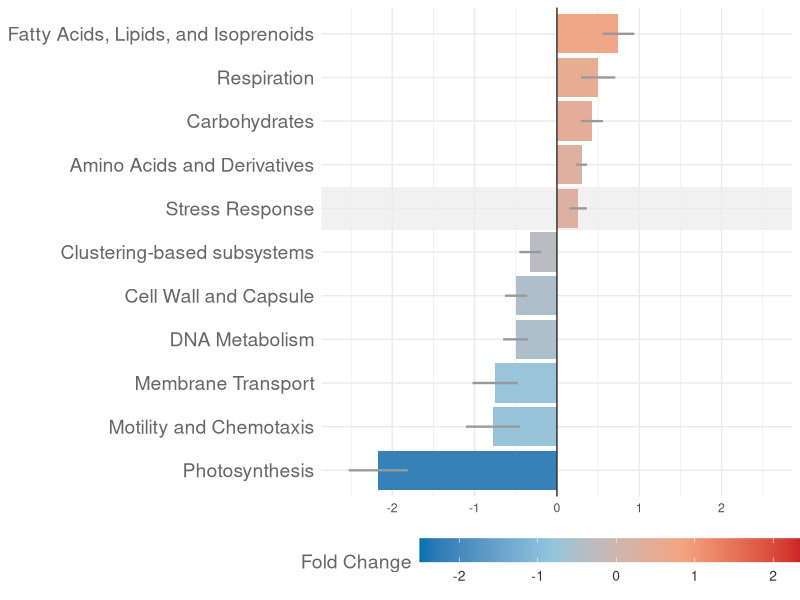
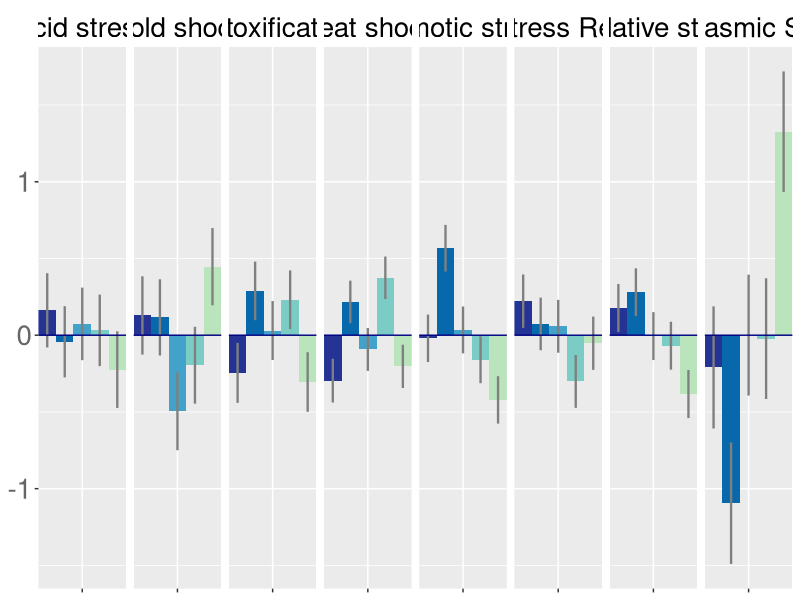
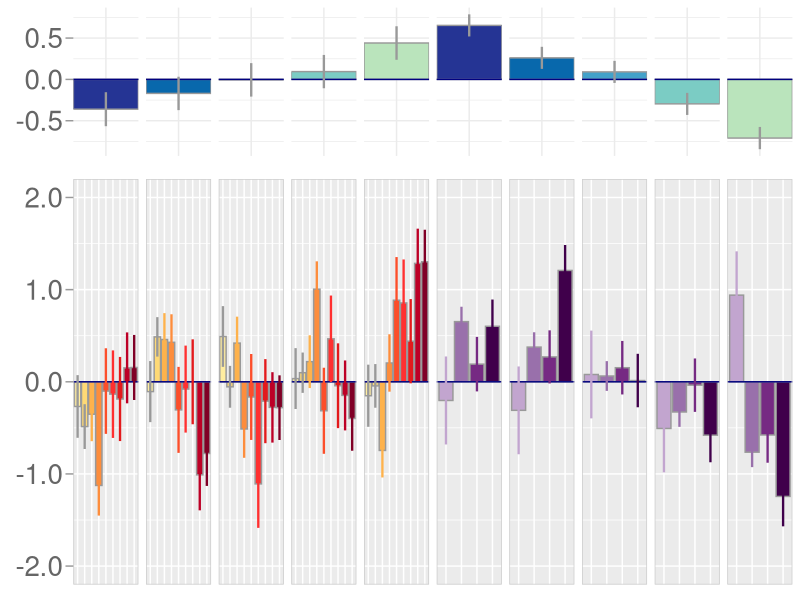

Write R code to recreate these figures, in order.
# Stevick et al 2020 Oyster Gut Microbiome Function in an Estuary
# High level functional groups from SAMSA, North compared to South
# Stress response, phosphorus, and nitrogen gene expression at each site compared to the mean of all the others
# Figures 5 and 6
# updated 4/16/2020 for resubmission

# Metaranscriptomic functional data at pathway levels
# Subset for stress ressponse, nitrogen and phosphorus metabolism


library("ggplot2")
library("dplyr")
library("tidyr")
library("readxl")



########################################################
# LEVEL 1 ANALYSIS - North compared to South
###########################################################


# level 1
data1<-read_xlsx("Function/Subsystems_DESeq_results_NvsS.xlsx", sheet="Subsystems_level-1_DESeq_result")
# level hierarchy
hierarchy<-read_xlsx("Function/Subsystems_DESeq_results_NvsS.xlsx", sheet="hierarchykey")


# add in some stars
data1$signif<-ifelse(data1$padj <=0.01, "**", 
                     ifelse(data1$padj <=0.05, "*",
                            ifelse("ns")))
data1sig<-filter(data1, padj<=0.05)
data1sig$type<-"level1"

# order from downreg to upreg
data1sigo<-data1sig[order(data1sig$log2FoldChange),]
order<-data1sigo$Level1


########################################################
# FIGURE 5A ---------------------------------------------

ggplot(data1sig, aes(Level1, log2FoldChange,fill=log2FoldChange))+
  geom_rect(data=NULL,aes(xmin=6.5,xmax=7.5,ymin=-Inf,ymax=Inf),
            fill="grey92", alpha=0.1)+ #grey92 is the ggplot default background!!
  scale_y_continuous(limits=c(-2.6,2.6))+
  scale_x_discrete(limits=order)+
  geom_col()+theme_minimal()+labs(x=NULL, y=NULL, fill="Fold Change")+
  theme(axis.text.y = element_text(size=14, color="grey40"), legend.position = "bottom",
        legend.text = element_text(size=10, color="grey20"), legend.key.width = unit(2, "cm"),
        legend.title = element_text(size=14, color="grey40"))+
  scale_fill_gradientn(limits=c(-2.5,2.5),colours=c("#0571b0","#92c5de","#f4a582","#ca0020"))+
  geom_errorbar(aes(ymin=log2FoldChange-lfcSE, ymax=log2FoldChange+lfcSE), 
                size=0.8,width = 0, color="grey60") +
  geom_hline(yintercept=0, color="grey20")+coord_flip()





###########################################################
# STRESS RESPONSE LEVEL 2 - compared to mean
###########################################################

data<-read_excel("Function/DESeq_subsys_results_level2_summary.xlsx", sheet="selected")
datasig<-filter(data, Group=="Key")
datasigg<-gather(datasig, foldchange, foldvalue, "pvd_log2FoldChange","gb_log2FoldChange","bis_log2FoldChange",
                 "nar_log2FoldChange","nin_log2FoldChange")
datasiggp<-gather(datasig, padj, padjvalue, "pvd_padj","gb_padj","bis_padj","nar_padj","nin_padj")
datasigg$padj<-datasiggp$padj
datasigg$padjvalue<-datasiggp$padjvalue

datasigg$foldchange = factor(datasigg$foldchange, 
                             levels = c("pvd_log2FoldChange","gb_log2FoldChange","bis_log2FoldChange","nar_log2FoldChange","nin_log2FoldChange"))
datasigg$padjvalue<-as.numeric(datasigg$padjvalue)
datasigg$signif<-ifelse(datasigg$padjvalue <=0.01, "**", 
                        ifelse(datasigg$padjvalue <=0.05, "*",
                               ifelse("ns")))
datasiggpe<-gather(datasig, folderror, errorvalue, "pvd_lfcSE","gb_lfcSE","bis_lfcSE","nar_lfcSE","nin_lfcSE")
datasigg$folderror<-datasiggpe$datasiggpe
datasigg$errorvalue<-datasiggpe$errorvalue

datasigg$foldstar<-0
datasigg$foldstar[datasigg$foldvalue < 0] <- -0.1-datasigg$errorvalue
datasigg$foldstar[datasigg$foldvalue > 0] <- 0.05+datasigg$errorvalue


########################################################
## FIGURE 5B ----------------------------------
#2400x500
ggplot(datasigg, aes(Subsystem, foldvalue,fill=foldchange))+

  geom_col(position = "dodge")+
  geom_errorbar(aes(ymin=foldvalue-errorvalue, ymax=foldvalue+errorvalue), 
                size=0.8,position = position_dodge(width=0.9), width = 0, color="grey50")+
  labs(x=NULL, y=NULL)+scale_x_discrete(expand=c(0,0))+
  facet_grid(.~Subsystem, scales="free",space="free")+
  theme(axis.text.y = element_text(size=20, color="grey40"), 
        axis.text.x = element_blank(),strip.background = element_rect(fill="white", color="white"),
        strip.text = element_text(size=20, color="black"),
        legend.position = "none")+
  geom_hline(yintercept=0, color="navy")+
  scale_fill_manual(values=c("#253494","#0868ac","#43a2ca","#7bccc4","#bae4bc"))






#######################################################
# NUTRIENT METABOLISM LEVEL 3 - compared to mean
########################################################

data<-read_excel("Function/DESeq_subsys_results_level3_summary.xlsx")
datasigg<-gather(data, foldchange, foldvalue, "pvd_log2FoldChange","gb_log2FoldChange","bis_log2FoldChange",
                 "nar_log2FoldChange","nin_log2FoldChange")
datap<-gather(data, padj, padjvalue, "pvd_padj","gb_padj","bis_padj","nar_padj","nin_padj")
datasigg$padjvalue<-datap$padjvalue
datasigg$Level3<-datasigg$Subsystem

datasigg$padjvalue<-as.numeric(datasigg$padjvalue)
datasigg$signif<-ifelse(datasigg$padjvalue <=0.01, "**",
                              ifelse(datasigg$padjvalue <=0.05, "*",ifelse("ns")))

datasigg$foldchange = factor(datasigg$foldchange, 
                            levels = c("pvd_log2FoldChange","gb_log2FoldChange","bis_log2FoldChange","nar_log2FoldChange","nin_log2FoldChange"))

data3gpfpe<-gather(data, folderror, errorvalue, "pvd_lfcSE","gb_lfcSE","bis_lfcSE","nar_lfcSE","nin_lfcSE")
datasigg$folderror<-data3gpfpe$folderror
datasigg$errorvalue<-data3gpfpe$errorvalue



# level hierarchy
hierarchy<-read_excel("Function/Subsystems_DESeq_results_NvsS.xlsx", sheet="hierarchykey")
# add in hierarchy
hierarhcysimp3<-hierarchy
hierarhcysimp3$Level4<-NULL
hierarhcysimp3<-unique(hierarhcysimp3)
data3gpf<-full_join(datasigg, unique(hierarhcysimp3), by=c("Level3"))

data3gpfselect<-filter(data3gpf, 
                       Level1=="Phosphorus Metabolism" | Level1=="Nitrogen Metabolism")
data3gpfselect$Level3o<-factor(data3gpfselect$Level3, 
                           levels=c("Nitric_oxide_synthase",
                                    "Allantoin_Utilization",
                                    "Amidase_clustered_with_urea_and_nitrile_hydratase_functions",
                                    "Denitrification",
                                    "Dissimilatory_nitrite_reductase",
                                    "Putative_diaminopropionate_ammonia-lyase_cluster",
                                    "Nitrosative_stress",
                                    "Cyanate_hydrolysis",
                                    "Ammonia_assimilation",
                                    "Nitrate_and_nitrite_ammonification",
                                    "Alkylphosphonate_utilization",
                                    "Phosphate_metabolism",
                                    "Phosphoenolpyruvate_phosphomutase",
                                    "Phosphonate_metabolism"))


data3gpfselect$foldstar<-0
data3gpfselect$foldstar[data3gpfselect$foldvalue < 0] <- -0.1-data3gpfselect$errorvalue
data3gpfselect$foldstar[data3gpfselect$foldvalue > 0] <- 0.05+data3gpfselect$errorvalue





########################################################
## FIGURE 6 bottom ----------------------------------

sub<-
  ggplot(data3gpfselect, aes(Level3o, foldvalue))+theme_grey()+
  facet_grid(~Level1+foldchange, scales="free")+
  geom_col(aes(fill=Level3o),color="grey60", position = "dodge")+
  scale_fill_manual(values=c("#ffeda0","#fed976",
                             "#feb24c","#fd8d3c","#fc4e2a","firebrick1",
                             "#e31a1c","#bd0026","#800026",
                             "#c2a5cf","#9970ab","#762a83","#40004b"))+
  scale_color_manual(values=c("grey60","grey60",
                             "#feb24c","#fd8d3c","#fc4e2a","firebrick1",
                             "#e31a1c","#bd0026","#800026",
                             "#c2a5cf","#9970ab","#762a83","#40004b"))+
  geom_hline(yintercept=0, color="navy")+labs(x=NULL, y=NULL)+
  scale_y_continuous(limits=c(-2,2),labels = scales::number_format(accuracy=.1))+
  theme(axis.text.y = element_text(size=20, color="grey40"), 
        legend.position = "none",
        strip.background = element_blank(), strip.text = element_blank(),
        axis.text.x = element_blank(),
        panel.border = element_rect(color="grey80", fill=NA),
        axis.ticks.length = unit(0.2, "cm"), 
        axis.ticks.y = element_line(color="grey60"),
        axis.ticks.x = element_blank())+
  geom_errorbar(aes(ymin=foldvalue-errorvalue, ymax=foldvalue+errorvalue, color=Level3o), 
                size=0.8,position = position_dodge(width=0.9), width = 0)




#################################################
# Nitrogen and Phosphorous only level 2 ---------------------------------
#################################################

# level 2
data<-read_excel("Function/DESeq_subsys_results_level2_summary.xlsx", sheet=1)

datasigg<-gather(data, foldchange, foldvalue, "pvd_log2FoldChange","gb_log2FoldChange","bis_log2FoldChange",
                 "nar_log2FoldChange","nin_log2FoldChange")
datasiggp<-gather(data, padj, padjvalue, "pvd_padj","gb_padj","bis_padj","nar_padj","nin_padj")
datasigg$padjvalue<-datasiggp$padjvalue

datasigg$foldchange = factor(datasigg$foldchange, 
                             levels = c("pvd_log2FoldChange","gb_log2FoldChange","bis_log2FoldChange","nar_log2FoldChange","nin_log2FoldChange"))
datasigg$padjvalue<-as.numeric(datasigg$padjvalue)
datasigg$signif<-ifelse(datasigg$padjvalue <=0.01, "**", 
                        ifelse(datasigg$padjvalue <=0.05, "*",
                               ifelse("ns")))


data3gpfpe<-gather(data, folderror, errorvalue, "pvd_lfcSE","gb_lfcSE","bis_lfcSE","nar_lfcSE","nin_lfcSE")
datasigg$folderror<-data3gpfpe$folderror
datasigg$errorvalue<-data3gpfpe$errorvalue



datasiggselect<-filter(datasigg, 
                       Subsystem=="Phosphorus Metabolism" | Subsystem=="Nitrogen Metabolism")

########################################################
## FIGURE 6 top ----------------------------------
nitphos<- ggplot(datasiggselect, aes(Subsystem, foldvalue,fill=foldchange))+
  geom_col(color="grey60", position = "dodge")+
  scale_x_discrete(expand=c(0,0))+theme_minimal()+
  scale_y_continuous(labels = scales::number_format(accuracy=.1))+
  labs(x=NULL, y=NULL)+facet_grid(.~Subsystem+foldchange, scales="free",space="free")+
  theme(axis.text.y = element_text(size=20, color="grey40"), 
        axis.text.x = element_blank(),strip.background = element_rect(fill="white"),
        strip.text = element_blank(),axis.ticks.x = element_blank(),
        legend.position = "none", axis.ticks.length = unit(0.2, "cm"), axis.ticks.y = element_line(color="grey60"))+
  geom_hline(yintercept=0, color="navy")+
  scale_fill_manual(values=c("#253494","#0868ac","#43a2ca","#7bccc4","#bae4bc"))+
  geom_errorbar(aes(ymin=foldvalue-errorvalue, ymax=foldvalue+errorvalue), 
                size=0.8,position = position_dodge(width=0.9), width = 0, color="grey60")


########################################################
## FIGURE 6 all together ----------------------------------
cowplot::plot_grid(nitphos,sub,nrow=2, align="hv", axis="lr", rel_heights = c(2,5))
#1500x800
# add legend and labels in Inkscape


